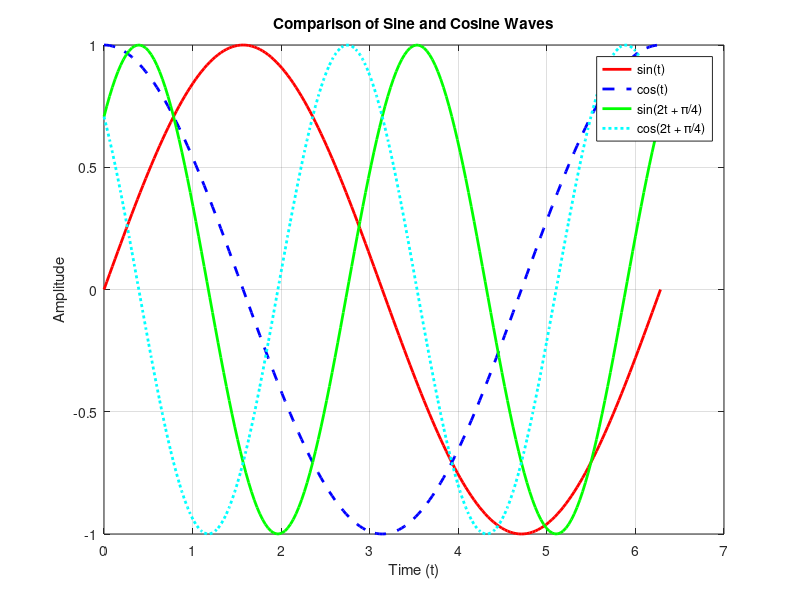

The MATLAB source for this figure:
clear, clc

t = [0:(pi/100):(2*pi)];

y1 = sin(t);
y2 = cos(t);
y3 = sin(2*t + pi/4);
y4 = cos(2*t + pi/4);

plot(t, y1, 'r', 'LineWidth', 2)
hold on;
plot(t, y2, '--b', 'LineWidth', 2)
plot(t, y3, '-g', 'LineWidth', 2)
plot(t, y4, ':c', 'LineWidth', 2)
    title('Comparison of Sine and Cosine Waves')
    xlabel('Time (t)'), ylabel('Amplitude')
    legend('sin(t)', 'cos(t)', 'sin(2t + \pi/4)', 'cos(2t + \pi/4)')
    grid on
